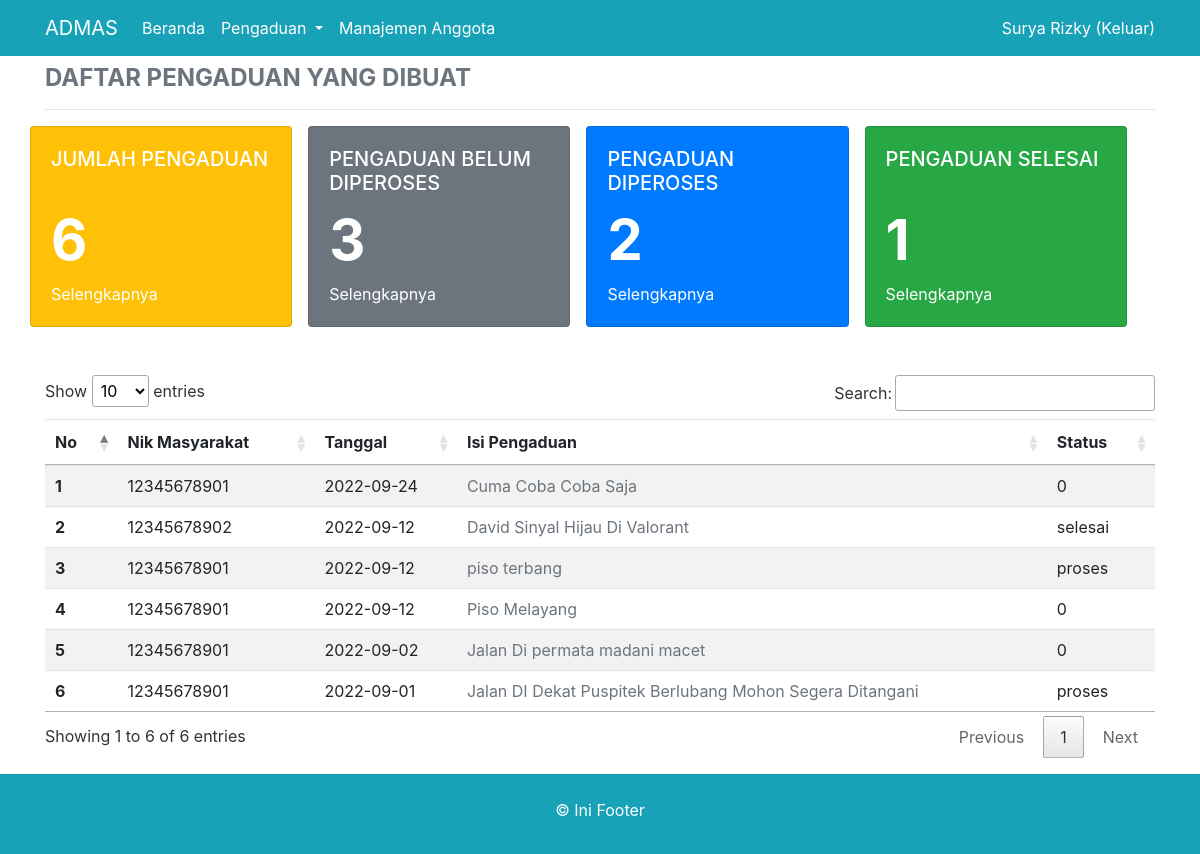
The app's page /index.php (signed in) with its own data.
### tables this page shows
CREATE TABLE `pengaduan` (
  `id_pengaduan` int(11) NOT NULL,
  `tgl_pengaduan` date NOT NULL,
  `nik` varchar(16) NOT NULL,
  `isi_laporan` text NOT NULL,
  `foto` varchar(255) NOT NULL,
  `status` enum('0','proses','selesai') NOT NULL
);

### index.php (the view, shortened to what this page needs)
<?php
if (!empty($_SESSION['nik_login'])) {
        include 'header.php';
        include 'conn.php';
        $nik_login  = $_SESSION['nik_login'];
        $nama_login = $_SESSION['nama_login'];
        $level      = $_SESSION['level'];
        if ($level == 'masyarakat') {
                $sql_peng_all      = "SELECT * FROM pengaduan WHERE nik = '$nik_login' ORDER BY id_pengaduan DESC";
                $eksekusi_peng_all = mysqli_query($conn, $sql_peng_all);
                $jml_peng_all      = mysqli_num_rows($eksekusi_peng_all);
                $sql_blum_all      = "SELECT * FROM pengaduan WHERE nik = '$nik_login' and status = '0'";
                $eksekusi_blum_all = mysqli_query($conn, $sql_blum_all);
                $jml_blum_all      = mysqli_num_rows($eksekusi_blum_all);
                $sql_pros_all      = "SELECT * FROM pengaduan WHERE nik = '$nik_login' and status = 'proses'";
                $eksekusi_pros_all = mysqli_query($conn, $sql_pros_all);
                $jml_pros_all      = mysqli_num_rows($eksekusi_pros_all);
                $sql_sles_all      = "SELECT * FROM pengaduan WHERE nik = '$nik_login' and status = 'selesai'";
                $eksekusi_sles_all = mysqli_query($conn, $sql_sles_all);
                $jml_sles_all      = mysqli_num_rows($eksekusi_sles_all);
        } else {
                $sql_peng_all      = "SELECT * FROM pengaduan  ORDER BY id_pengaduan DESC";
                $eksekusi_peng_all = mysqli_query($conn, $sql_peng_all);
                $jml_peng_all      = mysqli_num_rows($eksekusi_peng_all);
                $sql_blum_all      = "SELECT * FROM pengaduan WHERE status = '0'";
                $eksekusi_blum_all = mysqli_query($conn, $sql_blum_all);
                $jml_blum_all      = mysqli_num_rows($eksekusi_blum_all);
                $sql_pros_all      = "SELECT * FROM pengaduan WHERE status = 'proses'";
                $eksekusi_pros_all = mysqli_query($conn, $sql_pros_all);
                $jml_pros_all      = mysqli_num_rows($eksekusi_pros_all);
                $sql_sles_all      = "SELECT * FROM pengaduan WHERE status = 'selesai'";
                $eksekusi_sles_all = mysqli_query($conn, $sql_sles_all);
                $jml_sles_all      = mysqli_num_rows($eksekusi_sles_all);
        }
        include 'navigasi.php';
?>
        <div class="container">
                <h4 class="text-uppercase font-weight-bold text-secondary mt-2">daftar pengaduan yang dibuat</h4>
                <hr>
                <div class="row text-white mb-5">
                        <div class="card bg-warning mr-3" style="width: 23%;">
                                <div class="card-body">
                                        <h5 class="card-title text-uppercase">Jumlah Pengaduan</h5>
                                        <div class="display-4 font-weight-bold pt-4"><?php echo $jml_peng_all; ?></div>
                                        <a href="tampil_halaman_total.php">
                                                <p class="card-text text-white mt-2">Selengkapnya</p>
                                        </a>
                                </div>
                        </div>
                        <div class="card bg-secondary mr-3" style="width: 23%;">
                                <div class="card-body">
                                        <h5 class="card-title text-uppercase">Pengaduan Belum Diperoses</h5>
                                        <div class="display-4 font-weight-bold"><?php echo $jml_blum_all; ?></div>
                                        <a href="tampil_halaman_blm.php">
                                                <p class="card-text text-white mt-2">Selengkapnya</p>
                                        </a>
                                </div>
                        </div>
                        <div class="card bg-primary mr-3" style="width: 23%;">
                                <div class="card-body">
                                        <h5 class="card-title text-uppercase">Pengaduan Diperoses</h5>
                                        <div class="display-4 font-weight-bold"><?php echo $jml_pros_all; ?></div>
                                        <a href="tampil_halaman_proses.php">
                                                <p class="card-text text-white mt-2">Selengkapnya</p>
                                        </a>
                                </div>
                        </div>
                        <div class="card bg-success mr-3" style="width: 23%;">
                                <div class="card-body">
                                        <h5 class="card-title text-uppercase">Pengaduan Selesai</h5>
                                        <div class="display-4 font-weight-bold pt-4"><?php echo $jml_sles_all; ?></div>
                                        <a href="tampil_halaman_selesai.php">
                                                <p class="card-text text-white mt-2">Selengkapnya</p>
                                        </a>
                                </div>
                        </div>
                </div>
                <table class="table table-striped mt-5 table-hover data">
                        <thead>
                                <tr>
                                        <th scope="col">No</th>
                                        <?php
                                        if ($level != 'masyarakat') {
                                        ?>
                                                <th scope="col">Nik Masyarakat</th>
                                        <?php
                                        }
                                        ?>
                                        <th scope="col">Tanggal</th>
                                        <th scope="col">Isi Pengaduan</th>
                                        <th scope="col">Status</th>
                                </tr>
                        </thead>
                        <tbody>
                                <?php
                                $no = 1;
                                while ($data = mysqli_fetch_array($eksekusi_peng_all)) {
                                ?>
                                        <tr>
                                                <th scope="row"><?php echo $no++; ?></th>
                                                <?php
                                                if ($level != 'masyarakat') {
                                                ?>
                                                        <td><?php echo $data['nik']; ?></td>
                                                <?php
                                                }
                                                ?>
                                                <td><?php echo $data['tgl_pengaduan']; ?></td>
                                                <td> <a href="pengaduan_detail.php?id_pengaduan=<?php echo $data['id_pengaduan'] ?>" class="text-secondary"><?php echo $data['isi_laporan']; ?></a></td>
                                                <td><?php echo $data['status']; ?></td>
                                        </tr>
                                <?php } ?>
                        </tbody>
                </table>
        </div>
        <div class="bg-info text-white pt-4 pb-3 mt-3">
                <div class="container text-center">
                        <p>&copy Ini Footer</p>
                </div>
        </div>
<?php
        include 'footer.php';
} else {
        header('location:form_login.php');
}
?>

### header.php (shortened to what this page needs)
<!doctype html>
<html lang="en">
<head>
    <link rel="stylesheet" href="css/bootstrap.min.css">
    <link rel="stylesheet" href="css/jquery.dataTables.min.css">
</head>
<body>

### navigasi.php (shortened to what this page needs)
<nav class="navbar navbar-expand-lg navbar-light bg-info sticky-top">
    <div class="container">
        <a class="navbar-brand text-white" href="index.php">ADMAS</a>
        <div class="collapse navbar-collapse" id="navbarText">
            <ul class="navbar-nav mr-auto">
                <li class="nav-item active">
                    <a class="nav-link text-white" href="index.php">Beranda <span class="sr-only">(current)</span></a>
                </li>
                <li class="nav-item dropdown">
                    <a class="nav-link dropdown-toggle text-white" href="#" role="button" data-toggle="dropdown" aria-expanded="false">
                        Pengaduan
                    </a>
                </li>
                <?php
                if ($level == 'admin') {
                ?>
                    <li class="nav-item active">
                        <a class="nav-link text-white" href="manajemen_anggota.php">Manajemen Anggota</a>
                    </li>
                <?php
                }
                ?>
            </ul>
            <span class="navbar-text text-white">
                <?php echo $nama_login   ?> (<a href="logout.php" class="text-white">Keluar</a>)
            </span>
        </div>
    </div>
</nav>

### footer.php (shortened to what this page needs)
</body>
</html>

### records on screen
pengaduan: nik "12345678901", tgl_pengaduan "2022-09-24", isi_laporan "Cuma Coba Coba Saja", status "0"
pengaduan: nik "12345678902", tgl_pengaduan "2022-09-12", isi_laporan "David Sinyal Hijau Di Valorant", status "selesai"
pengaduan: nik "12345678901", tgl_pengaduan "2022-09-12", isi_laporan "piso terbang", status "proses"
pengaduan: nik "12345678901", tgl_pengaduan "2022-09-12", isi_laporan "Piso Melayang", status "0"
pengaduan: nik "12345678901", tgl_pengaduan "2022-09-02", isi_laporan "Jalan Di permata madani macet", status "0"
pengaduan: nik "12345678901", tgl_pengaduan "2022-09-01", isi_laporan "Jalan DI Dekat Puspitek Berlubang Mohon Segera Ditangani", status "proses"

### other values on screen
$nama_login "Surya Rizky"
$jml_peng_all "6"
$jml_blum_all "3"
$jml_pros_all "2"
$jml_sles_all "1"
